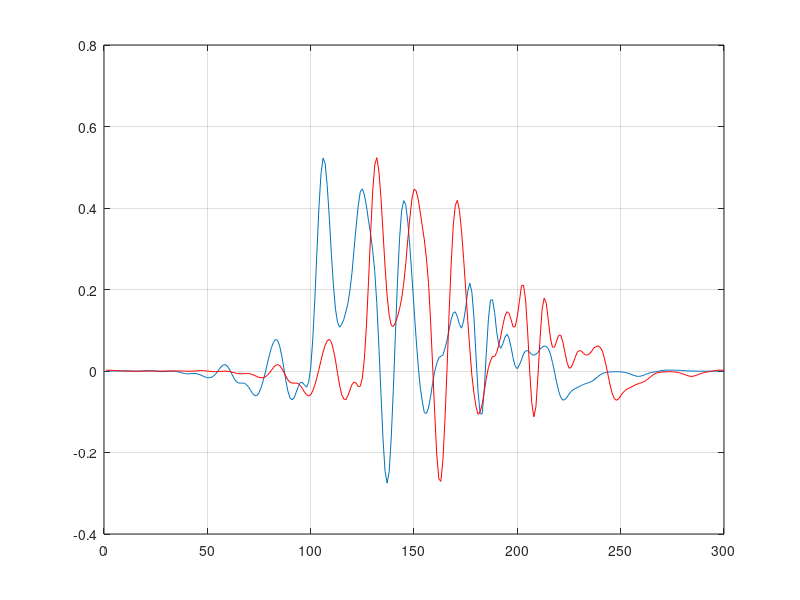
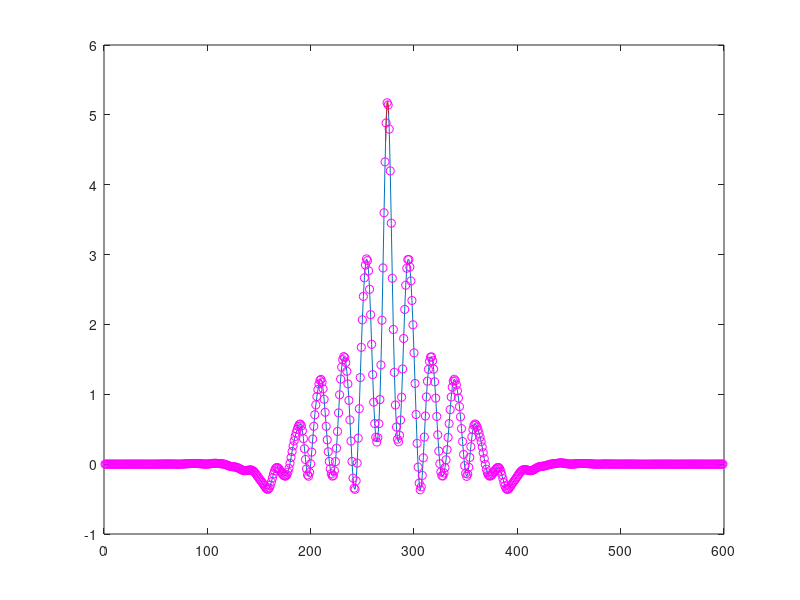

Here is the MATLAB script that generated these plots, in order:
clear 
close all
%GENERAZIONE DEL SEGNALE DI RIFERIMENTO
N=300;
x=randn(N,1);
% FILTRAGGIO PASSA BASSO E FINESTRATURA GAUSSIANA
h=fir1(20,.15);
y=conv(x,h,'same').*gausswin(N,4);

figure(1)
plot(y)
grid
pause

Y=fftshift(fft(y));
shift=randn(1,1)*15
ex=exp(j*2*pi*shift/N*(-N/2:N/2-1));
YS=Y.*transpose(ex);
ys=real(ifft(ifftshift(YS)));

figure(1)
hold on
plot(ys,'r')
hold off
pause

R=xcorr(y,ys);
length(R)
pause
figure(2)
plot(R)
hold on
pause
plot(R,'om')
[Rmax,nmax]=max(R);
    n0=nmax
    shift_intero=n0-N
    n_right=nmax+1;
    n_left=nmax-1;
    R0=Rmax;
    Rr=R(n_right);
    Rl=R(n_left);
    a=Rr/2+Rl/2-R0;
    b=Rr/2-Rl/2;
    c=R0;
    dnmax=-b/(2*a);
    shift_stimato=nmax+dnmax-N
    
    t=(-1.5:.01:1.5);
    y=a*t.^2+b*t+c;
    pause
    figure(2)
    hold on
    plot(t+n0,y,'r')
    hold off



